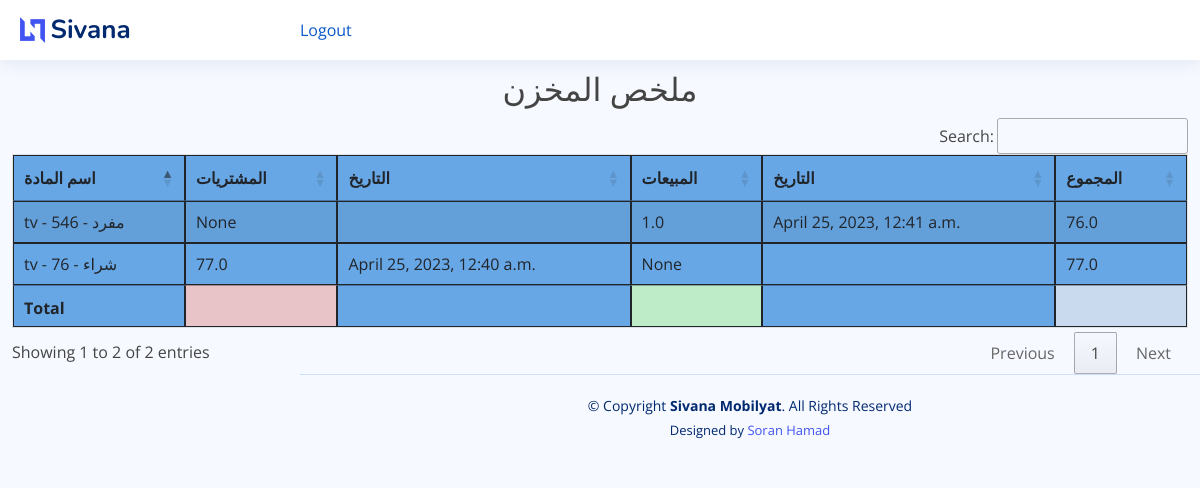
/stock_report, run on an earlier commit of the app's database.
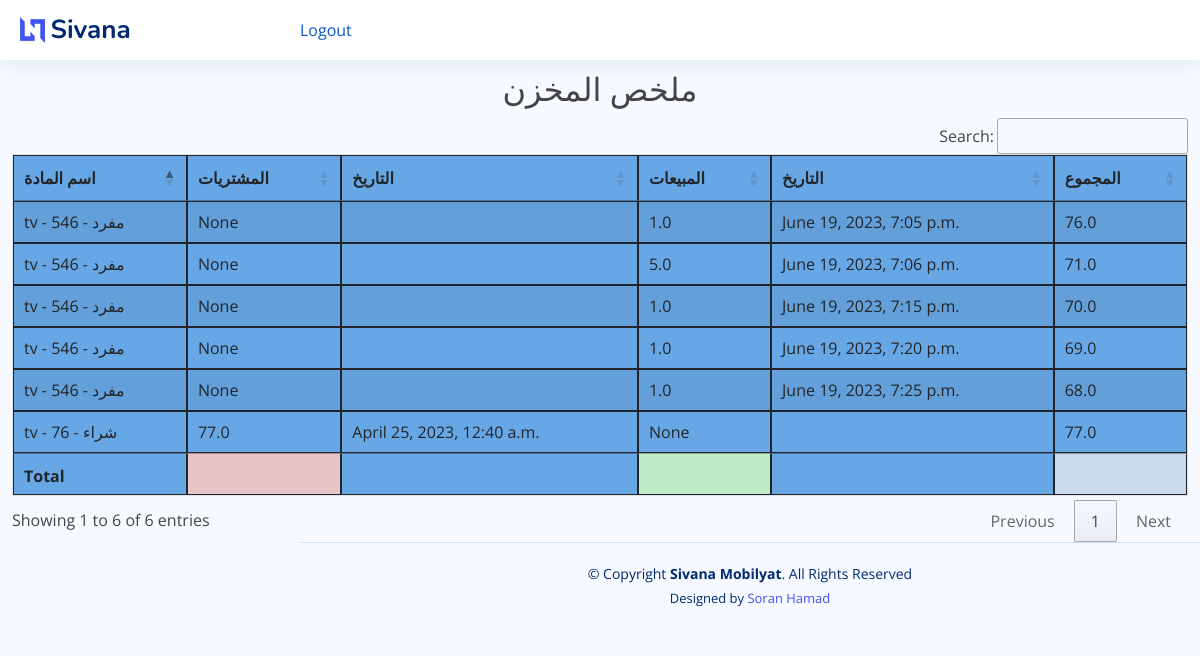
And on a later commit of the database.
### mobilyat/models.py (models this page shows, shortened)
class Inventory(models.Model):
    item = models.ForeignKey(Item, on_delete=models.CASCADE)
    purchase = models.ForeignKey(Purchase, on_delete=models.CASCADE, default=0, null=True)
    sale = models.ForeignKey(SaleInvoice, on_delete=models.CASCADE, default=0, null=True)
    pur_qty = models.FloatField(default=0, null=True)
    sale_qty = models.FloatField(default=0, null=True)
    total_bal_qty = models.FloatField(default=0)
    class Meta:
        verbose_name_plural = '10. زانیاری کۆگا'

class Item(models.Model):
    PRICELIST = (
        ('مفرد', 'مفرد'),
        ('جملة', 'جملة'),
        ('شراء', 'شراء'),
        ('قسط', 'قسط'),
    )
    name = models.CharField(max_length=255)
    price = models.PositiveIntegerField(default=1)
    price_list = models.CharField(max_length=8, choices=PRICELIST, default='مفرد')
    class Meta:
        verbose_name_plural = 'مواد'
    def __str__(self):
        return f"{self.name} - {self.price} - {self.price_list}"

class Purchase(models.Model):
    invoice_number = models.CharField(max_length=8, unique=True, editable=False)
    vendor = models.ForeignKey(Vendor, on_delete=models.CASCADE)
    date = models.DateTimeField()
    class Meta:
        verbose_name_plural = '8. زیادکردن بۆ کۆگا'

class SaleInvoice(models.Model):
    STATUS = (
        ('مدفوع', 'مدفوع'),
        ('غير مدفوع', 'غير مدفوع'),
        ('قسط ', ' قسط'),
    )
    invoice_number = models.CharField(unique=True, editable=False, max_length=10)
    customer_name = models.ForeignKey(Customer, on_delete=models.CASCADE)
    status = models.CharField(max_length=10, choices=STATUS, default='مدفوع')
    date = models.DateTimeField()
    note = models.CharField(max_length=100, blank=True)
    class Meta:
        verbose_name_plural = '3. پسولەی فرۆشتن'

### mobilyat/views.py (the view, shortened to what this page needs)
# urls.py: path('stock_report', views.stock_report, name="stock_report"),
def stock_report(request):
    stock_report = Inventory.objects.select_related()
    context = {'stock_report': stock_report}
    return render(request, 'mobilyat/reports/stock_report.html', context)

### mobilyat/templates/mobilyat/reports/stock_report.html (shortened to what this page needs)
{% extends 'mobilyat/base.html' %}
{% block content %}
    <br>
    <br> <br>
 <h2 class="text-center"> ملخص المخزن </h2>
    <table id="example4" class="table table-striped" style="background-color: #68a7e5">
        <thead>
        <tr>
            <th>اسم المادة</th>
            <th>المشتريات</th>
            <th>التاريخ</th>
            <th>المبيعات</th>
            <th>التاريخ</th>
            <th>المجموع</th>
        </tr>
        </thead>
        <tbody>
        {% for i in  stock_report %}
            <tr>
                <td>{{ i.item }}</td>
                <td>{{ i.pur_qty }}</td>
                <td>{{ i.purchase.date }}</td>
                <td>{{ i.sale_qty }}</td>
                <td>{{ i.sale.date }}</td>
                <td>{{ i.total_bal_qty }}</td>
            </tr>
        {% endfor %}
        </tbody>
        <tfoot>
        <th></th>
        <th style="background-color: #e8c3c7"></th>
         <th></th>
        <th style="background-color: #beecc8"></th>
         <th></th>
        <th style="background-color: #c9d9ee"></th>
        </tfoot>
    </table>
{% endblock %}

What changed in the data, as far as the page shows it:
removed Inventory: item "tv - 546 - مفرد", pur_qty "None", sale_qty "1.0", sale "April 25, 2023, 12:41 a.m.", total_bal_qty "76.0"
added Inventory: item "tv - 546 - مفرد", pur_qty "None", sale_qty "1.0", sale "June 19, 2023, 7:05 p.m.", total_bal_qty "76.0"
added Inventory: item "tv - 546 - مفرد", pur_qty "None", sale_qty "5.0", sale "June 19, 2023, 7:06 p.m.", total_bal_qty "71.0"
added Inventory: item "tv - 546 - مفرد", pur_qty "None", sale_qty "1.0", sale "June 19, 2023, 7:15 p.m.", total_bal_qty "70.0"
added Inventory: item "tv - 546 - مفرد", pur_qty "None", sale_qty "1.0", sale "June 19, 2023, 7:20 p.m.", total_bal_qty "69.0"
added Inventory: item "tv - 546 - مفرد", pur_qty "None", sale_qty "1.0", sale "June 19, 2023, 7:25 p.m.", total_bal_qty "68.0"
Also different on the page:
text written by a page script: "Search: Showing 1 to 2 of 2 entries Previous 1 Next" → "Search: Showing 1 to 6 of 6 entries Previous 1 Next"
